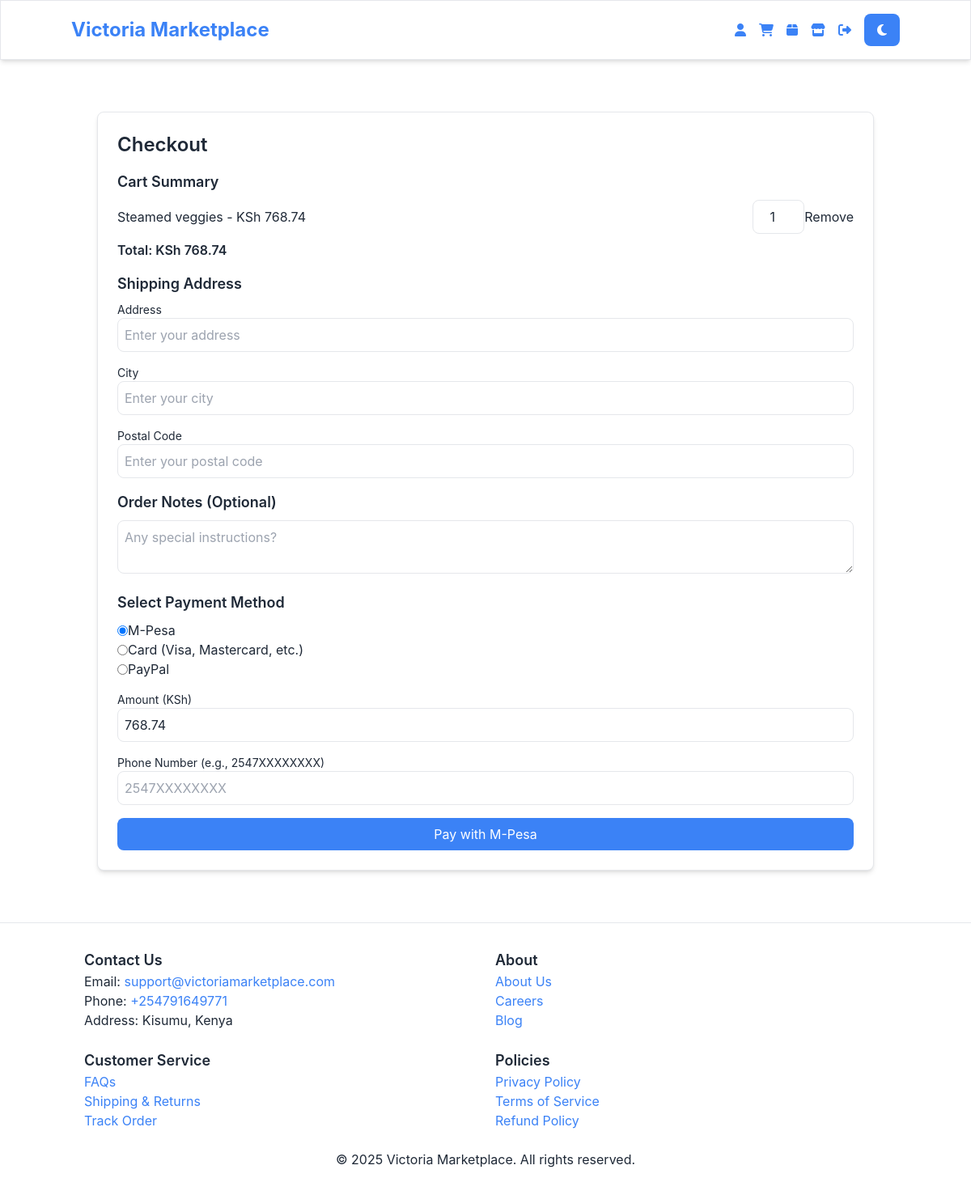
The app's page /checkout/ (signed in), older data.
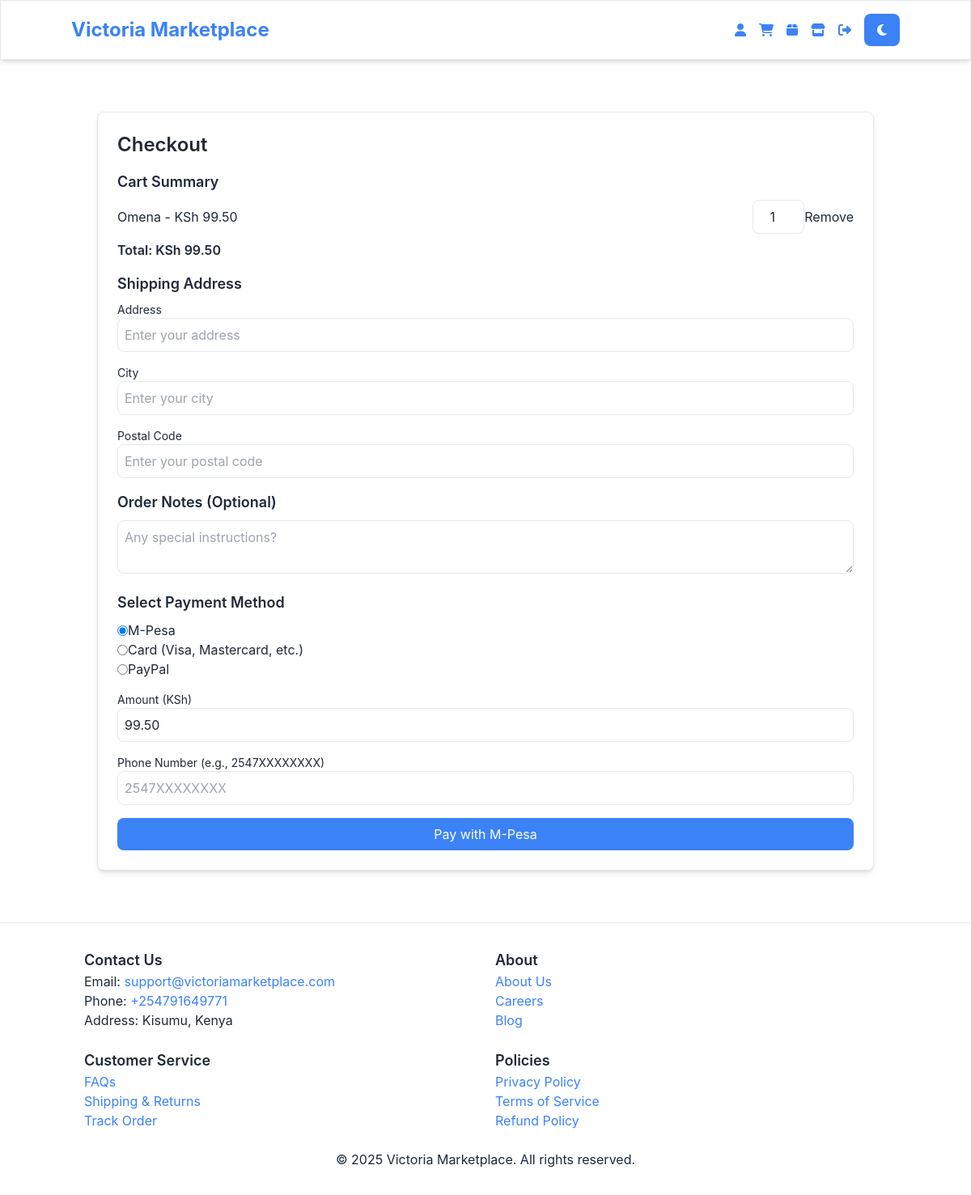
The same page, newer data.
### marketplace/models.py (models this page shows, shortened)
class CartItem(models.Model):
    cart = models.ForeignKey(Cart, on_delete=models.CASCADE, related_name='items', null=True)
    product = models.ForeignKey(Product, on_delete=models.CASCADE)
    quantity = models.PositiveIntegerField(default=1)

class Product(models.Model):
    name = models.CharField(max_length=200)
    description = models.TextField(blank=True)
    price = models.DecimalField(max_digits=10, decimal_places=2)
    category = models.ForeignKey(Category, on_delete=models.SET_NULL, null=True, blank=True)
    seller = models.ForeignKey(settings.AUTH_USER_MODEL, on_delete=models.CASCADE, related_name='products')
    rating = models.DecimalField(max_digits=3, decimal_places=1, default=0.0)
    image = models.ImageField(upload_to='products/', null=True, blank=True)
    created_at = models.DateTimeField(auto_now_add=True)
    stock = models.PositiveIntegerField(default=0)

### marketplace/views.py (the view)
# urls.py: path('checkout/', views.checkout, name='checkout'),
@login_required
def checkout(request):
    logger.info(f"Checkout accessed by user: {request.user.username}, Session ID: {request.session.session_key}")
    cart = Cart.objects.filter(user=request.user).first()
    logger.info(f"Cart found: {cart}")
    if not cart:
        logger.warning(f"No cart found for user {request.user.username}")
        messages.info(request, 'Your cart is empty.')
        return redirect('marketplace:cart')
    cart_items = CartItem.objects.filter(cart=cart).select_related('product')
    if not cart_items.exists():
        logger.warning(f"No items found in cart {cart.id} for user {request.user.username}")
        messages.info(request, 'Your cart is empty.')
    cart_items_with_subtotal = [{'item': item, 'subtotal': item.product.price * item.quantity} for item in cart_items]
    cart_total = sum(item['subtotal'] for item in cart_items_with_subtotal) if cart_items else 0
    if request.method == 'POST' and cart_items.exists():
        order = Order.objects.create(user=request.user, total_price=cart_total)
        request.session['order_id'] = order.id
        request.session['cart_items'] = [item.id for item in cart_items]
        return redirect('marketplace:initiate_payment')
    return render(request, 'marketplace/checkout.html', {
        'cart_items_with_subtotal': cart_items_with_subtotal,
        'cart_total': cart_total,
        'stripe_public_key': settings.STRIPE_PUBLIC_KEY,
    })

### marketplace/models.py (called while the page is built)
    def __str__(self):
        return f"Cart of {self.user.username}"

### templates/marketplace/checkout.html (shortened to what the changed rows need)
{% extends 'base.html' %}
{% block content %}
    <div class="container mx-auto px-4 py-8">
        <div class="theme-container rounded-lg shadow-md p-6 max-w-md mx-auto">
            <h2 class="text-2xl font-semibold mb-4">Checkout</h2>
            {% if cart_items_with_subtotal %}
                <div class="mb-4">
                    <h3 class="text-lg font-semibold">Cart Summary</h3>
                    <ul class="mt-2">
                        {% for entry in cart_items_with_subtotal %}
                            <li class="flex justify-between items-center mb-2">
                                <span>{{ entry.item.product.name }} - KSh {{ entry.subtotal }}</span>
                                <div class="flex items-center space-x-2">
                                    <input type="number" value="{{ entry.item.quantity }}" min="1" max="{{ entry.item.product.stock }}" class="w-16 p-1 border rounded-lg text-center update-quantity" data-cart-item-id="{{ entry.item.id }}">
                                    <button class="text-red-500 hover:text-red-700 remove-item" data-cart-item-id="{{ entry.item.id }}">Remove</button>
                                </div>
                            </li>
                        {% endfor %}
                    </ul>
                    <p class="mt-2 font-semibold">Total: KSh {{ cart_total }}</p>
                </div>
                <div class="mb-4">
                    <h3 class="text-lg font-semibold mb-2">Shipping Address</h3>
                    <form id="shipping-form">
                        <div class="mb-4">
                            <label for="address" class="block text-sm font-medium mb-1">Address</label>
                            <input type="text" name="address" id="address" placeholder="Enter your address" class="p-2 border rounded-lg w-full" required>
                        </div>
                        <div class="mb-4">
                            <label for="city" class="block text-sm font-medium mb-1">City</label>
                            <input type="text" name="city" id="city" placeholder="Enter your city" class="p-2 border rounded-lg w-full" required>
                        </div>
                        <div class="mb-4">
                            <label for="postal_code" class="block text-sm font-medium mb-1">Postal Code</label>
                            <input type="text" name="postal_code" id="postal_code" placeholder="Enter your postal code" class="p-2 border rounded-lg w-full">
                        </div>
                    </form>
                </div>
                <div class="mb-4">
                    <h3 class="text-lg font-semibold mb-2">Order Notes (Optional)</h3>
                    <textarea name="order_notes" id="order_notes" placeholder="Any special instructions?" class="p-2 border rounded-lg w-full"></textarea>
                </div>
                <div class="mb-4">
                    <h3 class="text-lg font-semibold mb-2">Select Payment Method</h3>
                    <div class="flex flex-col space-y-2">
                        <label class="flex items-center">
                            <input type="radio" name="payment_method" value="mpesa" class="mr-2" checked>
                            M-Pesa
                        </label>
                        <label class="flex items-center">
                            <input type="radio" name="payment_method" value="card" class="mr-2">
                            Card (Visa, Mastercard, etc.)
                        </label>
                        <label class="flex items-center">
                            <input type="radio" name="payment_method" value="paypal" class="mr-2">
                            PayPal
                        </label>
                    </div>
                </div>
                <div id="mpesa-form" class="payment-form">
                    <form method="post" action="{% url 'marketplace:initiate_payment' %}">
                        <div class="mb-4">
                            <label for="mpesa_amount" class="block text-sm font-medium mb-1">Amount (KSh)</label>
                            <input type="number" name="amount" id="mpesa_amount" value="{{ cart_total }}" class="p-2 border rounded-lg w-full" readonly>
                        </div>
                        <div class="mb-4">
                            <label for="phone_number" class="block text-sm font-medium mb-1">Phone Number (e.g., 2547XXXXXXXX)</label>
                            <input type="text" name="phone_number" id="phone_number" placeholder="2547XXXXXXXX" class="p-2 border rounded-lg w-full" required>
                        </div>
                        <button type="submit" class="w-full theme-button py-2 rounded-lg transition-colors duration-300">Pay with M-Pesa</button>
                    </form>
                </div>
            {% else %}
                <p>Your cart is empty.</p>
                <a href="{% url 'marketplace:home' %}" class="theme-link">Start Shopping</a>
            {% endif %}
        </div>
    </div>
{% endblock %}

Row changes from the older to the newer data that the page shows:
removed CartItem: item.product.name "Steamed veggies", subtotal "768.74", item.quantity "1"
added CartItem: item.product.name "Omena", subtotal "99.50", item.quantity "1"
Text that changed along with them:
{{ cart_total }}: "768.74" → "99.50"
form field amount: "768.74" → "99.50"
